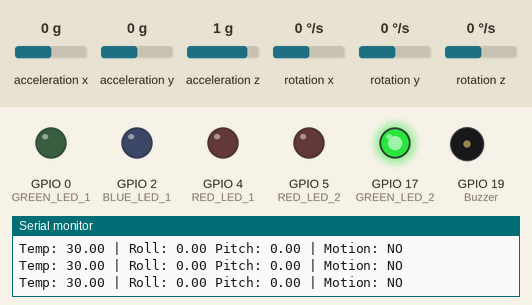
Recording of a sketch running on a simulated ESP32. On the bench: output pins drawn as LEDs (lit = HIGH), buzzer (waves = sounding), the last lines printed to the serial monitor. Wiring (inferred from the names in the program): MPU-6050 motion sensor at I2C address 0x68. The test bench sets the inputs (shaded band); at power-on: acceleration x 0 g, acceleration z 1 g, acceleration y 0 g, rotation x 0 °/s, rotation y 0 °/s, rotation z 0 °/s. WiFi joins after 1.5 s; servers stay silent unless stated.

Above: at 7.8 s.
7.9 s: acceleration x set to -0.5 g
9.4 s: acceleration x set to -0.8 g
At 10.1 s:
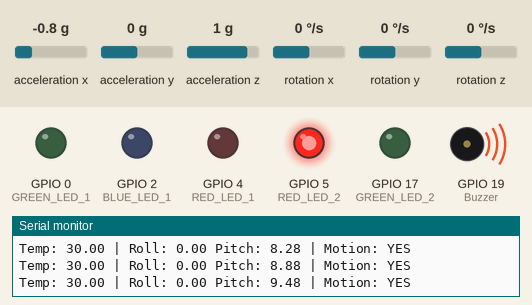
12.4 s: acceleration z set to -0.8 g
At 14.8 s:
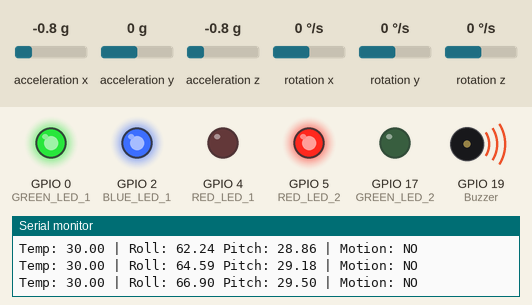
15.3 s: acceleration z set to -0.1 g
18.3 s: acceleration z set to 0.2 g
19.8 s: acceleration y set to -0.2 g
At 23.1 s:
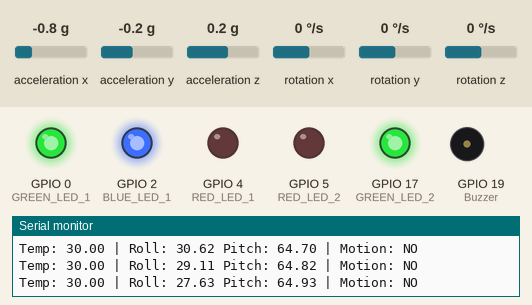
Timing chart, 0 to 23.8 s (numbered marks = the images above; inputs shaded):
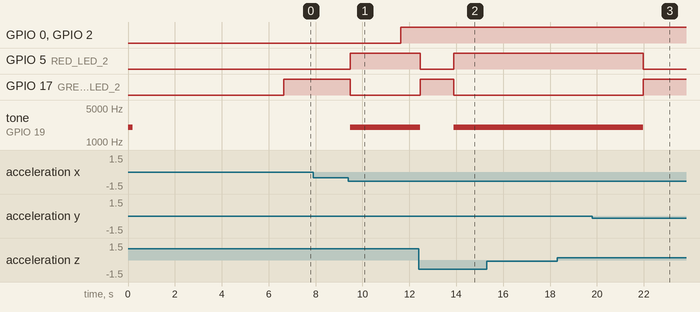

The sketch:

SeismicResponseMonitoring.ino
```cpp
#define BLYNK_TEMPLATE_ID "TMPL3ab0XD9B2"
#define BLYNK_TEMPLATE_NAME "Seismic Monitoring System Mohit Kumar"
#define BLYNK_AUTH_TOKEN "gjl_aZjJpXwdQq_Lrdq5aFBcL8NQnLkj"

#include <Wire.h>
#include <WiFi.h>
#include <WiFiClient.h>
#include <BlynkSimpleEsp32.h>

// WiFi Credentials
char ssid[] = "JioFiber4G";
//char pass[] = "@Intelli_Aviotz$";
char pass[] = "Animal1234";

// Pin Definitions
#define MPU_ADDR 0x68
#define RED_LED_1 4
#define RED_LED_2 5
#define BLUE_LED_1 2
#define BLUE_LED_2 16
#define GREEN_LED_1 0
#define GREEN_LED_2 17
#define Buzzer 19

// MPU6050 Variables
int16_t ax, ay, az, gx, gy, gz, tempRaw;
float ax_off = 0, ay_off = 0, az_off = 0;
float gx_off = 0, gy_off = 0, gz_off = 0;
float temp_offset = 0;
float roll = 0, pitch = 0;
unsigned long prevTime = 0;

// Motion detection
float accel_threshold = 0.2;
float gyro_threshold = 20.0;

// Connection Flags & Timer
bool isWiFiConnected = false;
bool isBlynkConnected = false;
BlynkTimer timer;

void setup() {
  Serial.begin(115200);

  // LED & Buzzer Setup
  pinMode(RED_LED_1, OUTPUT);
  pinMode(RED_LED_2, OUTPUT);
  pinMode(BLUE_LED_1, OUTPUT);
  pinMode(GREEN_LED_1, OUTPUT);
  pinMode(GREEN_LED_2, OUTPUT);
  pinMode(Buzzer, OUTPUT);
  tone(Buzzer, 2000, 200);

  // MPU6050 Initialization
  Wire.begin(21, 22);
  delay(200);
  Wire.beginTransmission(MPU_ADDR);
  Wire.write(0x6B);
  Wire.write(0x00);
  Wire.endTransmission(true);
  Serial.println("MPU Initialized");

  delay(2000);
  calibrateIMU(); // Original logic preserved
  calibrateTemperature(); // Original logic preserved
  prevTime = millis();

  // Blynk & WiFi Config
  WiFi.begin(ssid, pass);
  Blynk.config(BLYNK_AUTH_TOKEN);

  // Timers: Check connection every 5s, send data every 1s
  timer.setInterval(5000L, checkConnections);
  timer.setInterval(1000L, sendDataToBlynk);

  Serial.println("System Ready\n");
}

void checkConnections() {
  if (WiFi.status() == WL_CONNECTED) {
    isWiFiConnected = true;
    digitalWrite(BLUE_LED_1, HIGH);
    digitalWrite(RED_LED_1, LOW);
  } else {
    isWiFiConnected = false;
    digitalWrite(BLUE_LED_1, LOW);
    digitalWrite(RED_LED_1, HIGH);
    WiFi.begin(ssid, pass);
  }

  isBlynkConnected = Blynk.connected();
  if (isBlynkConnected) {
    digitalWrite(GREEN_LED_1, HIGH);
  } else {
    digitalWrite(GREEN_LED_1, LOW);
    if(isWiFiConnected) {
      Blynk.connect();
    }
  }
  if(WiFi.status()==WL_CONNECTED && isBlynkConnected){
    Blynk.virtualWrite(V1, "SYSTEM ACTIVE");
  }else {
    Blynk.virtualWrite(V1, "SYSTEM OFFLINE");
  }
}

void loop() {
  timer.run();

  if (WiFi.status() == WL_CONNECTED) {
    Blynk.run();
  }

  // Core MPU Processing
  readMPU();

  unsigned long currentTime = millis();
  float dt = (currentTime - prevTime) / 1000.0;
  prevTime = currentTime;

  float ax_g = (ax - ax_off) / 16384.0;
  float ay_g = (ay - ay_off) / 16384.0;
  float az_g = (az - az_off) / 16384.0;
  float gx_dps = (gx - gx_off) / 131.0;
  float gy_dps = (gy - gy_off) / 131.0;
  float gz_dps = (gz - gz_off) / 131.0;

  float temperature = ((tempRaw / 340.0) + 36.53) - temp_offset;

  float roll_acc = atan2(ay_g, az_g) * 57.3;
  float pitch_acc = atan2(-ax_g, sqrt(ay_g * ay_g + az_g * az_g)) * 57.3;

  float alpha = 0.98;
  roll = alpha * (roll + gx_dps * dt) + (1 - alpha) * roll_acc;
  pitch = alpha * (pitch + gy_dps * dt) + (1 - alpha) * pitch_acc;

   // --- MOTION DETECTION ---
  float accel_mag = sqrt(ax_g*ax_g + ay_g*ay_g + az_g*az_g);
  bool motionDetected = false;

  if (fabs(accel_mag - 1.0) > accel_threshold ||
      fabs(gx_dps) > gyro_threshold ||
      fabs(gy_dps) > gyro_threshold ||
      fabs(gz_dps) > gyro_threshold) {
    motionDetected = true;
  }

  // if (motionDetected || abs(roll) > 45 || abs(pitch) > 45) {
  //   digitalWrite(RED_LED_1, HIGH);
  //   tone(Buzzer, 500);

  //   // Optional: Send emergency notification to Blynk
  // } else {
  //   // Return to normal (Red LED is also managed by checkConnections for WiFi status)
  //   // We only turn it off here if WiFi is actually connected
  //   if (isWiFiConnected) {
  //     digitalWrite(RED_LED_1, LOW);
  //   }
  //   noTone(Buzzer);                  // Stop the buzzer
  // }

  if (motionDetected || abs(roll)>45) {
    tone(Buzzer,2000);
    digitalWrite(RED_LED_2, HIGH);
    digitalWrite(GREEN_LED_2, LOW);
  } else {
    noTone(Buzzer);
    digitalWrite(RED_LED_2, LOW);
    digitalWrite(GREEN_LED_2, HIGH);
  }

  Serial.print("Temp: ");
  Serial.print(temperature, 2);

  Serial.print(" | Roll: ");
  Serial.print(roll, 2);

  Serial.print(" Pitch: ");
  Serial.print(pitch, 2);

  Serial.print(" | Motion: ");
  Serial.print(motionDetected ? "YES" : "NO");

  Serial.println();

  delay(100);
}

// Function to push calculated data to Blynk Cloud
void sendDataToBlynk() {
  float ax_g = (ax - ax_off) / 16384.0;
  float ay_g = (ay - ay_off) / 16384.0;
  float az_g = (az - az_off) / 16384.0;
  float gx_dps = (gx - gx_off) / 131.0;
  float gy_dps = (gy - gy_off) / 131.0;
  float gz_dps = (gz - gz_off) / 131.0;

  float temperature = ((tempRaw / 340.0) + 36.53) - temp_offset;
  float accel_mag = sqrt(ax_g*ax_g + ay_g*ay_g + az_g*az_g);

  bool motion = false;
  if (fabs(accel_mag - 1.0) > accel_threshold ||
      fabs(gx_dps) > gyro_threshold ||
      fabs(gy_dps) > gyro_threshold ||
      fabs(gz_dps) > gyro_threshold) {
    motion = true;
  }

  if (Blynk.connected()) {
    Blynk.virtualWrite(V2, temperature);
    Blynk.virtualWrite(V3, roll);
    Blynk.virtualWrite(V4, pitch);
    Blynk.virtualWrite(V5, motion ? 255 : 0);
  }
}


void readMPU() {
  Wire.beginTransmission(MPU_ADDR);
  Wire.write(0x3B);
  Wire.endTransmission(false);
  Wire.requestFrom(MPU_ADDR, 14, true);

  ax = Wire.read() << 8 | Wire.read();
  ay = Wire.read() << 8 | Wire.read();
  az = Wire.read() << 8 | Wire.read();
  tempRaw = Wire.read() << 8 | Wire.read();
  gx = Wire.read() << 8 | Wire.read();
  gy = Wire.read() << 8 | Wire.read();
  gz = Wire.read() << 8 | Wire.read();
}

void calibrateIMU() {
  int samples = 500;
  for (int i = 0; i < samples; i++) {
    readMPU();
    ax_off += ax;
    ay_off += ay;
    az_off += (az - 16384);
    gx_off += gx;
    gy_off += gy;
    gz_off += gz;
    delay(5);
  }
  ax_off /= samples;
  ay_off /= samples;
  az_off /= samples;
  gx_off /= samples;
  gy_off /= samples;
  gz_off /= samples;
}

void calibrateTemperature() {
  long sum = 0;
  int samples = 100;
  for (int i = 0; i < samples; i++) {
    readMPU();
    sum += tempRaw;
    delay(10);
  }
  float avgRaw = sum / (float)samples;
  float measured = (avgRaw / 340.0) + 36.53;
  float assumed_room = 30.0;
  temp_offset = measured - assumed_room;
}
```

Measured:
- the behaviour switches between -0.6 and -0.7 g on acceleration x (found by bisection; images 0 and 1)
- the behaviour switches between 0 and -0.1 g on acceleration y (found by bisection; images 2 and 3)
- after the input at 9.4 s, GPIO 5 (RED_LED_2): LOW → HIGH after 0.09 s; GPIO 17 (GREEN_LED_2): HIGH → LOW after 0.09 s; tone on GPIO 19 (Buzzer): silent → 2000 Hz after 0.09 s
- after the input at 12.4 s, GPIO 5 (RED_LED_2): HIGH → LOW after 0.06 s, → HIGH 1.4 s later; GPIO 17 (GREEN_LED_2): LOW → HIGH after 0.06 s, → LOW 1.4 s later; tone on GPIO 19 (Buzzer): 2000 Hz → silent after 0.06 s, → 2000 Hz 1.4 s later
- after the input at 19.8 s, GPIO 5 (RED_LED_2): HIGH → LOW after 2.2 s instead of 3.7 s; GPIO 17 (GREEN_LED_2): LOW → HIGH after 2.2 s instead of 3.7 s; tone on GPIO 19 (Buzzer): 2000 Hz → silent after 2.2 s instead of 3.7 s
